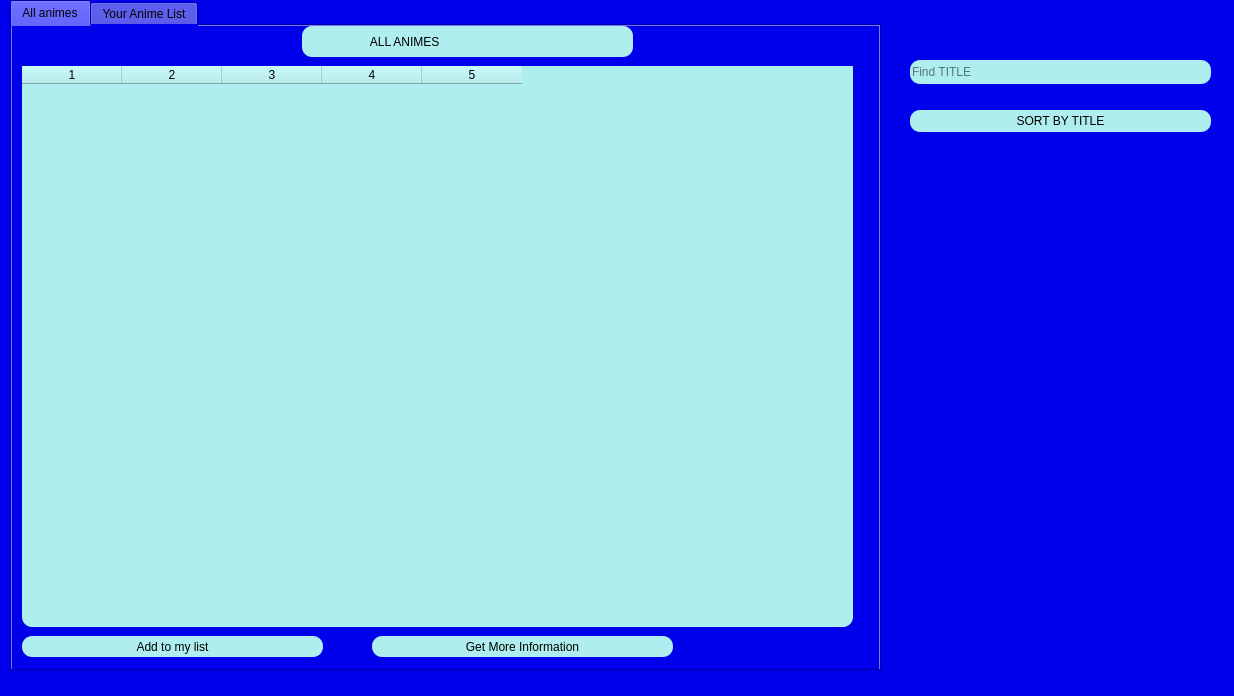
<?xml version="1.0" encoding="UTF-8"?>
<ui version="4.0">
 <class>Form</class>
 <widget class="QWidget" name="Form">
  <property name="geometry">
   <rect>
    <x>0</x>
    <y>0</y>
    <width>1234</width>
    <height>696</height>
   </rect>
  </property>
  <property name="windowTitle">
   <string>Form</string>
  </property>
  <property name="styleSheet">
   <string notr="true">background-color: rgb(0, 0, 235);</string>
  </property>
  <widget class="QTabWidget" name="tabWidget">
   <property name="geometry">
    <rect>
     <x>10</x>
     <y>0</y>
     <width>871</width>
     <height>671</height>
    </rect>
   </property>
   <property name="currentIndex">
    <number>0</number>
   </property>
   <widget class="QWidget" name="tab">
    <attribute name="title">
     <string>All animes</string>
    </attribute>
    <widget class="QTableWidget" name="tableWidget">
     <property name="geometry">
      <rect>
       <x>10</x>
       <y>40</y>
       <width>831</width>
       <height>561</height>
      </rect>
     </property>
     <property name="palette">
      <palette>
       <active>
        <colorrole role="WindowText">
         <brush brushstyle="SolidPattern">
          <color alpha="255">
           <red>0</red>
           <green>0</green>
           <blue>0</blue>
          </color>
         </brush>
        </colorrole>
        <colorrole role="Button">
         <brush brushstyle="SolidPattern">
          <color alpha="255">
           <red>175</red>
           <green>238</green>
           <blue>238</blue>
          </color>
         </brush>
        </colorrole>
        <colorrole role="Text">
         <brush brushstyle="SolidPattern">
          <color alpha="255">
           <red>0</red>
           <green>0</green>
           <blue>0</blue>
          </color>
         </brush>
        </colorrole>
        <colorrole role="ButtonText">
         <brush brushstyle="SolidPattern">
          <color alpha="255">
           <red>0</red>
           <green>0</green>
           <blue>0</blue>
          </color>
         </brush>
        </colorrole>
        <colorrole role="Base">
         <brush brushstyle="SolidPattern">
          <color alpha="255">
           <red>175</red>
           <green>238</green>
           <blue>238</blue>
          </color>
         </brush>
        </colorrole>
        <colorrole role="Window">
         <brush brushstyle="SolidPattern">
          <color alpha="255">
           <red>175</red>
           <green>238</green>
           <blue>238</blue>
          </color>
         </brush>
        </colorrole>
       </active>
       <inactive>
        <colorrole role="WindowText">
         <brush brushstyle="SolidPattern">
          <color alpha="255">
           <red>0</red>
           <green>0</green>
           <blue>0</blue>
          </color>
         </brush>
        </colorrole>
        <colorrole role="Button">
         <brush brushstyle="SolidPattern">
          <color alpha="255">
           <red>175</red>
           <green>238</green>
           <blue>238</blue>
          </color>
         </brush>
        </colorrole>
        <colorrole role="Text">
         <brush brushstyle="SolidPattern">
          <color alpha="255">
           <red>0</red>
           <green>0</green>
           <blue>0</blue>
          </color>
         </brush>
        </colorrole>
        <colorrole role="ButtonText">
         <brush brushstyle="SolidPattern">
          <color alpha="255">
           <red>0</red>
           <green>0</green>
           <blue>0</blue>
          </color>
         </brush>
        </colorrole>
        <colorrole role="Base">
         <brush brushstyle="SolidPattern">
          <color alpha="255">
           <red>175</red>
           <green>238</green>
           <blue>238</blue>
          </color>
         </brush>
        </colorrole>
        <colorrole role="Window">
         <brush brushstyle="SolidPattern">
          <color alpha="255">
           <red>175</red>
           <green>238</green>
           <blue>238</blue>
          </color>
         </brush>
        </colorrole>
       </inactive>
       <disabled>
        <colorrole role="WindowText">
         <brush brushstyle="SolidPattern">
          <color alpha="255">
           <red>0</red>
           <green>0</green>
           <blue>0</blue>
          </color>
         </brush>
        </colorrole>
        <colorrole role="Button">
         <brush brushstyle="SolidPattern">
          <color alpha="255">
           <red>175</red>
           <green>238</green>
           <blue>238</blue>
          </color>
         </brush>
        </colorrole>
        <colorrole role="Text">
         <brush brushstyle="SolidPattern">
          <color alpha="255">
           <red>0</red>
           <green>0</green>
           <blue>0</blue>
          </color>
         </brush>
        </colorrole>
        <colorrole role="ButtonText">
         <brush brushstyle="SolidPattern">
          <color alpha="255">
           <red>0</red>
           <green>0</green>
           <blue>0</blue>
          </color>
         </brush>
        </colorrole>
        <colorrole role="Base">
         <brush brushstyle="SolidPattern">
          <color alpha="255">
           <red>175</red>
           <green>238</green>
           <blue>238</blue>
          </color>
         </brush>
        </colorrole>
        <colorrole role="Window">
         <brush brushstyle="SolidPattern">
          <color alpha="255">
           <red>175</red>
           <green>238</green>
           <blue>238</blue>
          </color>
         </brush>
        </colorrole>
       </disabled>
      </palette>
     </property>
     <property name="toolTip">
      <string/>
     </property>
     <property name="styleSheet">
      <string notr="true">color: rgb(0, 0, 0);
background-color: rgb(160,0,0);
border-style:outset;
border-radcolor: rgb(0, 0, 0);
background-color:rgb(175,238,238);
border-style:outset;
border-radius:10px;
font: 14pt &quot;Arial&quot;;ius:10px;
font: 14pt &quot;Arial&quot;;</string>
     </property>
     <property name="frameShadow">
      <enum>QFrame::Sunken</enum>
     </property>
     <property name="lineWidth">
      <number>1</number>
     </property>
     <property name="midLineWidth">
      <number>0</number>
     </property>
     <property name="rowCount">
      <number>0</number>
     </property>
     <property name="columnCount">
      <number>5</number>
     </property>
     <column/>
     <column/>
     <column/>
     <column/>
     <column/>
    </widget>
    <widget class="QLineEdit" name="lineEdit_2">
     <property name="geometry">
      <rect>
       <x>290</x>
       <y>0</y>
       <width>331</width>
       <height>31</height>
      </rect>
     </property>
     <property name="contextMenuPolicy">
      <enum>Qt::ActionsContextMenu</enum>
     </property>
     <property name="layoutDirection">
      <enum>Qt::LeftToRight</enum>
     </property>
     <property name="autoFillBackground">
      <bool>false</bool>
     </property>
     <property name="styleSheet">
      <string notr="true">color: rgb(0, 0, 0);
background-color: rgb(170,0,0);
border-style:outset;
border-radcolor: rgb(0, 0, 0);
background-color:rgb(175,238,238);
border-style:outset;
border-radius:10px;
font: 14pt &quot;Arial&quot;;ius:10px;
font: 14pt &quot;Arial&quot;;</string>
     </property>
     <property name="text">
      <string>                    ALL ANIMES</string>
     </property>
    </widget>
    <widget class="QPushButton" name="pushButton_info_2">
     <property name="geometry">
      <rect>
       <x>10</x>
       <y>610</y>
       <width>301</width>
       <height>21</height>
      </rect>
     </property>
     <property name="styleSheet">
      <string notr="true">color: rgb(0, 0, 0);
background-color: rgb(160,0,0);
border-style:outset;
border-radcolor: rgb(0, 0, 0);
background-color:rgb(175,238,238);
border-style:outset;
border-radius:10px;
font: 14pt &quot;Arial&quot;;ius:10px;
font: 14pt &quot;Arial&quot;;</string>
     </property>
     <property name="text">
      <string>Add to my list</string>
     </property>
    </widget>
    <widget class="QPushButton" name="pushButton_info">
     <property name="geometry">
      <rect>
       <x>360</x>
       <y>610</y>
       <width>301</width>
       <height>21</height>
      </rect>
     </property>
     <property name="styleSheet">
      <string notr="true">color: rgb(0, 0, 0);
background-color: rgb(160,0,0);
border-style:outset;
border-radcolor: rgb(0, 0, 0);
background-color:rgb(175,238,238);
border-style:outset;
border-radius:10px;
font: 14pt &quot;Arial&quot;;ius:10px;
font: 14pt &quot;Arial&quot;;</string>
     </property>
     <property name="text">
      <string>Get More Information</string>
     </property>
    </widget>
   </widget>
   <widget class="QWidget" name="tab_2">
    <attribute name="title">
     <string>Your Anime List</string>
    </attribute>
    <widget class="QLineEdit" name="lineEdit_3">
     <property name="geometry">
      <rect>
       <x>290</x>
       <y>0</y>
       <width>331</width>
       <height>31</height>
      </rect>
     </property>
     <property name="contextMenuPolicy">
      <enum>Qt::ActionsContextMenu</enum>
     </property>
     <property name="layoutDirection">
      <enum>Qt::LeftToRight</enum>
     </property>
     <property name="autoFillBackground">
      <bool>false</bool>
     </property>
     <property name="styleSheet">
      <string notr="true">color: rgb(0, 0, 0);
background-color: rgb(170,0,0);
border-style:outset;
border-radcolor: rgb(0, 0, 0);
background-color:rgb(175,238,238);
border-style:outset;
border-radius:10px;
font: 14pt &quot;Arial&quot;;ius:10px;
font: 14pt &quot;Arial&quot;;</string>
     </property>
     <property name="text">
      <string>              FAVOURITE ANIMES</string>
     </property>
    </widget>
    <widget class="QTableWidget" name="tableWidget_2">
     <property name="geometry">
      <rect>
       <x>10</x>
       <y>40</y>
       <width>831</width>
       <height>561</height>
      </rect>
     </property>
     <property name="palette">
      <palette>
       <active>
        <colorrole role="WindowText">
         <brush brushstyle="SolidPattern">
          <color alpha="255">
           <red>0</red>
           <green>0</green>
           <blue>0</blue>
          </color>
         </brush>
        </colorrole>
        <colorrole role="Button">
         <brush brushstyle="SolidPattern">
          <color alpha="255">
           <red>175</red>
           <green>238</green>
           <blue>238</blue>
          </color>
         </brush>
        </colorrole>
        <colorrole role="Text">
         <brush brushstyle="SolidPattern">
          <color alpha="255">
           <red>0</red>
           <green>0</green>
           <blue>0</blue>
          </color>
         </brush>
        </colorrole>
        <colorrole role="ButtonText">
         <brush brushstyle="SolidPattern">
          <color alpha="255">
           <red>0</red>
           <green>0</green>
           <blue>0</blue>
          </color>
         </brush>
        </colorrole>
        <colorrole role="Base">
         <brush brushstyle="SolidPattern">
          <color alpha="255">
           <red>175</red>
           <green>238</green>
           <blue>238</blue>
          </color>
         </brush>
        </colorrole>
        <colorrole role="Window">
         <brush brushstyle="SolidPattern">
          <color alpha="255">
           <red>175</red>
           <green>238</green>
           <blue>238</blue>
          </color>
         </brush>
        </colorrole>
       </active>
       <inactive>
        <colorrole role="WindowText">
         <brush brushstyle="SolidPattern">
          <color alpha="255">
           <red>0</red>
           <green>0</green>
           <blue>0</blue>
          </color>
         </brush>
        </colorrole>
        <colorrole role="Button">
         <brush brushstyle="SolidPattern">
          <color alpha="255">
           <red>175</red>
           <green>238</green>
           <blue>238</blue>
          </color>
         </brush>
        </colorrole>
        <colorrole role="Text">
         <brush brushstyle="SolidPattern">
          <color alpha="255">
           <red>0</red>
           <green>0</green>
           <blue>0</blue>
          </color>
         </brush>
        </colorrole>
        <colorrole role="ButtonText">
         <brush brushstyle="SolidPattern">
          <color alpha="255">
           <red>0</red>
           <green>0</green>
           <blue>0</blue>
          </color>
         </brush>
        </colorrole>
        <colorrole role="Base">
         <brush brushstyle="SolidPattern">
          <color alpha="255">
           <red>175</red>
           <green>238</green>
           <blue>238</blue>
          </color>
         </brush>
        </colorrole>
        <colorrole role="Window">
         <brush brushstyle="SolidPattern">
          <color alpha="255">
           <red>175</red>
           <green>238</green>
           <blue>238</blue>
          </color>
         </brush>
        </colorrole>
       </inactive>
       <disabled>
        <colorrole role="WindowText">
         <brush brushstyle="SolidPattern">
          <color alpha="255">
           <red>0</red>
           <green>0</green>
           <blue>0</blue>
          </color>
         </brush>
        </colorrole>
        <colorrole role="Button">
         <brush brushstyle="SolidPattern">
          <color alpha="255">
           <red>175</red>
           <green>238</green>
           <blue>238</blue>
          </color>
         </brush>
        </colorrole>
        <colorrole role="Text">
         <brush brushstyle="SolidPattern">
          <color alpha="255">
           <red>0</red>
           <green>0</green>
           <blue>0</blue>
          </color>
         </brush>
        </colorrole>
        <colorrole role="ButtonText">
         <brush brushstyle="SolidPattern">
          <color alpha="255">
           <red>0</red>
           <green>0</green>
           <blue>0</blue>
          </color>
         </brush>
        </colorrole>
        <colorrole role="Base">
         <brush brushstyle="SolidPattern">
          <color alpha="255">
           <red>175</red>
           <green>238</green>
           <blue>238</blue>
          </color>
         </brush>
        </colorrole>
        <colorrole role="Window">
         <brush brushstyle="SolidPattern">
          <color alpha="255">
           <red>175</red>
           <green>238</green>
           <blue>238</blue>
          </color>
         </brush>
        </colorrole>
       </disabled>
      </palette>
     </property>
     <property name="toolTip">
      <string/>
     </property>
     <property name="styleSheet">
      <string notr="true">color: rgb(0, 0, 0);
background-color: rgb(160,0,0);
border-style:outset;
border-radcolor: rgb(0, 0, 0);
background-color:rgb(175,238,238);
border-style:outset;
border-radius:10px;
font: 14pt &quot;Arial&quot;;ius:10px;
font: 14pt &quot;Arial&quot;;</string>
     </property>
     <property name="frameShadow">
      <enum>QFrame::Sunken</enum>
     </property>
     <property name="lineWidth">
      <number>1</number>
     </property>
     <property name="midLineWidth">
      <number>0</number>
     </property>
     <property name="rowCount">
      <number>0</number>
     </property>
     <property name="columnCount">
      <number>5</number>
     </property>
     <column/>
     <column/>
     <column/>
     <column/>
     <column/>
    </widget>
    <widget class="QPushButton" name="pushButton_info_1">
     <property name="geometry">
      <rect>
       <x>360</x>
       <y>610</y>
       <width>301</width>
       <height>21</height>
      </rect>
     </property>
     <property name="styleSheet">
      <string notr="true">color: rgb(0, 0, 0);
background-color: rgb(160,0,0);
border-style:outset;
border-radcolor: rgb(0, 0, 0);
background-color:rgb(175,238,238);
border-style:outset;
border-radius:10px;
font: 14pt &quot;Arial&quot;;ius:10px;
font: 14pt &quot;Arial&quot;;</string>
     </property>
     <property name="text">
      <string>Get More Information</string>
     </property>
    </widget>
    <widget class="QPushButton" name="pushButton_remove">
     <property name="geometry">
      <rect>
       <x>10</x>
       <y>610</y>
       <width>301</width>
       <height>21</height>
      </rect>
     </property>
     <property name="styleSheet">
      <string notr="true">color: rgb(0, 0, 0);
background-color: rgb(160,0,0);
border-style:outset;
border-radcolor: rgb(0, 0, 0);
background-color:rgb(175,238,238);
border-style:outset;
border-radius:10px;
font: 14pt &quot;Arial&quot;;ius:10px;
font: 14pt &quot;Arial&quot;;</string>
     </property>
     <property name="text">
      <string>Delete from my list</string>
     </property>
    </widget>
   </widget>
  </widget>
  <widget class="QLabel" name="label">
   <property name="geometry">
    <rect>
     <x>910</x>
     <y>170</y>
     <width>301</width>
     <height>311</height>
    </rect>
   </property>
   <property name="sizePolicy">
    <sizepolicy hsizetype="Preferred" vsizetype="Preferred">
     <horstretch>0</horstretch>
     <verstretch>0</verstretch>
    </sizepolicy>
   </property>
   <property name="maximumSize">
    <size>
     <width>1677</width>
     <height>1677</height>
    </size>
   </property>
   <property name="text">
    <string/>
   </property>
   <property name="pixmap">
    <pixmap>C:/Users/bestm/Desktop/IMG/Back.png</pixmap>
   </property>
  </widget>
  <widget class="QLineEdit" name="lineEdit">
   <property name="geometry">
    <rect>
     <x>910</x>
     <y>60</y>
     <width>301</width>
     <height>24</height>
    </rect>
   </property>
   <property name="styleSheet">
    <string notr="true">color: rgb(0, 0, 0);
background-color:rgb(175,238,238);
border-style:outset;
border-radius:10px;
font: 14pt &quot;Arial&quot;;</string>
   </property>
   <property name="text">
    <string/>
   </property>
   <property name="placeholderText">
    <string>Find TITLE</string>
   </property>
  </widget>
  <widget class="QPushButton" name="pushButton_STitle">
   <property name="geometry">
    <rect>
     <x>910</x>
     <y>110</y>
     <width>301</width>
     <height>22</height>
    </rect>
   </property>
   <property name="styleSheet">
    <string notr="true">color: rgb(0, 0, 0);
background-color: rgb(160,0,0);
border-style:outset;
border-radcolor: rgb(0, 0, 0);
background-color:rgb(175,238,238);
border-style:outset;
border-radius:10px;
font: 14pt &quot;Arial&quot;;ius:10px;
font: 14pt &quot;Arial&quot;;</string>
   </property>
   <property name="text">
    <string>SORT BY TITLE</string>
   </property>
  </widget>
  <widget class="QLabel" name="label_2">
   <property name="geometry">
    <rect>
     <x>0</x>
     <y>0</y>
     <width>1241</width>
     <height>701</height>
    </rect>
   </property>
   <property name="text">
    <string/>
   </property>
   <property name="pixmap">
    <pixmap>C:/Users/bestm/Desktop/IMG/bluesky_1488891825.jpg</pixmap>
   </property>
  </widget>
  <zorder>label_2</zorder>
  <zorder>tabWidget</zorder>
  <zorder>label</zorder>
  <zorder>lineEdit</zorder>
  <zorder>pushButton_STitle</zorder>
 </widget>
 <resources/>
 <connections/>
</ui>
